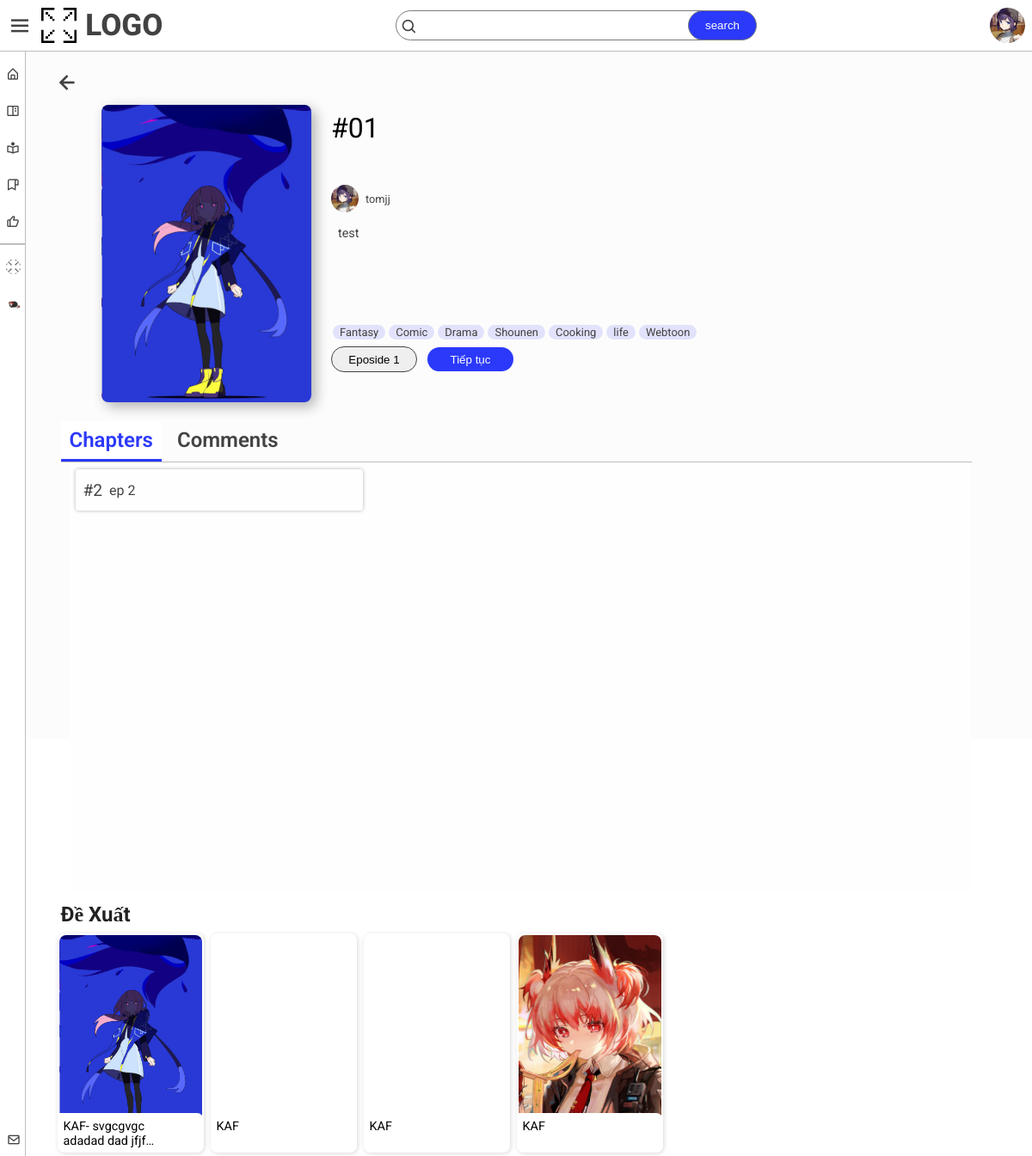
The page /comic/index.php?MaTruyen=2 (signed in) on the database its author committed.
### tables this page shows
CREATE TABLE `tai_khoan` (
  `id` int(11) NOT NULL,
  `Ten` varchar(30) NOT NULL,
  `Email` varchar(40) NOT NULL,
  `MatKhau` varchar(40) NOT NULL,
  `AnhDD` varchar(250) DEFAULT NULL,
  `MaNhomQuyen` char(4) NOT NULL,
  `about` text NOT NULL
);

CREATE TABLE `truyen` (
  `MaTruyen` int(11) NOT NULL,
  `TenTruyen` varchar(30) NOT NULL,
  `AnhBia` varchar(250) NOT NULL,
  `NoiDung` text NOT NULL,
  `id` int(11) NOT NULL,
  `MaTT` char(4) NOT NULL DEFAULT 'tt02',
  `MaCD` char(4) NOT NULL DEFAULT 'cd03',
  `NgayTao` datetime NOT NULL DEFAULT current_timestamp()
);

CREATE TABLE `the_loai` (
  `MaTL` char(4) NOT NULL,
  `TenTL` varchar(30) NOT NULL
);

CREATE TABLE `tap_truyen` (
  `MaTap` int(11) NOT NULL,
  `TenTap` varchar(30) NOT NULL,
  `TapSo` int(11) NOT NULL,
  `LuocXem` int(11) NOT NULL DEFAULT 0,
  `NgayDang` datetime NOT NULL DEFAULT current_timestamp(),
  `MaCD` char(4) NOT NULL DEFAULT 'cd03',
  `MaTruyen` int(11) NOT NULL
);

### comic/index.php (the view, shortened to what this page needs)
<?php
if(isset($_GET['MaTruyen'])) {
    require("../server/comn.php");
    $sql = "SELECT `MaTruyen`, `TenTruyen`, `AnhBia`, `NoiDung`, tai_khoan.id, `MaTT`, `MaCD`, `NgayTao`, tai_khoan.Ten, tai_khoan.AnhDD FROM `truyen`, tai_khoan WHERE tai_khoan.id = truyen.id and truyen.MaTruyen = '".$_GET['MaTruyen']."'";
    $query = mysqli_query($conn, $sql);
    $ComicData = mysqli_fetch_array($query);
    $sql = "SELECT `MaTap`, `TenTap`, `TapSo`, `LuocXem`, `NgayDang`, `MaCD`, `MaTruyen` FROM `tap_truyen` WHERE MaTruyen = '".$_GET['MaTruyen']."' ORDER BY TapSo ASC";
    $query = mysqli_query($conn, $sql);
    while($temp =  mysqli_fetch_array($query)) {
        $Ep[] = $temp;
    }
    $sql = "SELECT the_loai.MaTL, the_loai.TenTL FROM the_loai, tl_truyen WHERE the_loai.MaTL = tl_truyen.MaTL and tl_truyen.MaTruyen = '".$_GET['MaTruyen']."'";
    $query = mysqli_query($conn, $sql);
    while($temp =  mysqli_fetch_array($query)) {
        $tags[] = $temp;
    }
} else {
    header("location: http://localhost/WEBTruynTranh");
}
?>
<!DOCTYPE html>
<html lang="en">
<head>
    <link rel="stylesheet" href="../style.css">
    <link rel="stylesheet" href="../header-nav.css">
    <link rel="stylesheet" href="../item.css">
    <link rel="stylesheet" href="../responsive-index.css">
    <link rel="stylesheet" href="../css/page.css">
    <link rel="stylesheet" href="view.css">
    <link href='https://unpkg.com/boxicons@2.1.4/css/boxicons.min.css' rel='stylesheet'>
</head>
<body>
    <?php
        require("../header-nav.php");
    ?>
    <main>
        <div class="container">
            <div class="back" onclick="history.back()"><i class='bx bx-left-arrow-alt'></i></div>
            <div class="info">
                <div class="img">
                    <img src="<?php echo  getPathImg($ComicData['AnhBia'])?>" alt="">
                </div>
                <div class="text">
                    <div class="name">
                        <?php echo $ComicData['TenTruyen'];?>
                    </div>
                    <a class="author" href="../account/?id= <?php echo  $ComicData['id']?>">
                        <img src="<?php echo  getPathImg($ComicData['AnhDD'])?>" alt="" class="avt">
                        <p class="author-name"><?php echo $ComicData['Ten'];?></p>
                    </a>
                    <div class="content">
                        <?php echo $ComicData['NoiDung'];?>
                    </div>
                    <div class="tags">
                        <ul>
                            <?php
                            if(!empty($tags)) {
                                foreach($tags as $item) {
                                    echo "<li><a href=".">".$item['TenTL']."</a> </li>";
                                }
                            }
                            ?>
                        </ul>
                    </div>
                    <div class="buttons">
                        <button>Eposide 1</button>
                        <button>Tiếp tục</button>
                    </div>
                </div>
                <div class="contaner-page">
                    <div class="page-bar">
                        <ul>
                            <li class="active">Chapters</li>
                            <li>Comments</li>
                        </ul>
                    </div>
                    <div class="page active">
                        <div class="eposide">
                            <ul>
                                <?php
                                if(!empty($Ep)) {
                                    foreach($Ep as $item) {
                                        echo "<li><a href='read?MaTap=".$item['MaTap']."'>
                                        <h3 class='stt'>#".$item['TapSo']."</h3> ".$item['TenTap']."
                                        </a></li>";
                                    }
                                }
                                ?>
                            </ul>
                        </div>
                    </div>
                </div>
            </div>
            <div class="items">
                <h2>Đề Xuất</h2>
                <div class="item">
                    <a href="" class="">
                        <img src="./res/KAF.png" alt="">
                        <div class="text">
                            <div class="name">
                                KAF- svgcgvgc adadad dad jfjf hhdhdhđh
                            </div>
                        </div>
                    </a>
                    <div class="show-overlay">
                    </div>
                </div>
                <div class="item">
                    <a href="" class="">
                        <div class="text">
                            <div class="name">
                                KAF
                            </div>
                        </div>
                    </a>
                    <div class="show-overlay">
                    </div>
                </div>
                <div class="item">
                    <a href="" class="">
                        <div class="text">
                            <div class="name">
                                KAF
                            </div>
                        </div>
                    </a>
                    <div class="show-overlay">
                    </div>
                </div>
                <div class="item">
                    <a href="" class="">
                        <img src="./res/Fiammetta.jfif" alt="">
                        <div class="text">
                            <div class="name">
                                KAF
                            </div>
                        </div>
                    </a>
                    <div class="show-overlay">
                    </div>
                </div>
            </div>
        </div>
    </main>
</body>
</html>

### header-nav.php (shortened to what this page needs)
<?php
require("C:/xampp/htdocs/WEBTruynTranh/server/comn.php");
if (isset($_SESSION['id'])) {
    $userID = $_SESSION['id'];
}
?>
<?php
function getServertPageURL()
{
    $pageURL = 'http';
    $pageURL .= "://";
    if ($_SERVER["SERVER_PORT"] != "80") {
        $pageURL .= $_SERVER["SERVER_NAME"] . ":" . $_SERVER["SERVER_PORT"];
    } else {
        $pageURL .= $_SERVER["SERVER_NAME"];
    }
    return $pageURL;
}
function getPath($path)
{
    return getServertPageURL() . $path;
}
function getPathImg($name)
{
    if ($name == null) {
        return getServertPageURL() . "/WEBTruynTranh/res/web-logo.png";
    } else {
        return getServertPageURL() . "/WEBTruynTranh/res/" . $name;
    }
}
?>
<?php
if (isset($userID)) {
    $sql = "SELECT `Ten`, `AnhDD` FROM `tai_khoan` WHERE id='" . $userID . "'";
    $query = mysqli_query($conn, $sql);
    $userData = mysqli_fetch_array($query);
    $sql = "SELECT  tai_khoan.id, tai_khoan.Ten, tai_khoan.AnhDD FROM `theo_doi`, tai_khoan WHERE theo_doi.NguoiDuocTD = tai_khoan.id and theo_doi.NguoiTD = '" . $userID . "'";
    $query = mysqli_query($conn, $sql);
    $numFollowed = mysqli_num_rows($query);
    if ($numFollowed > 0) {
        while ($temp = mysqli_fetch_array($query)) {
            $followedArr[] = $temp;
        }
    }
} else {
    $unknown = true;
}
?>
<header id="header">
    <div class="logo">
        <div class="nav-button" id="nav-button">
            <i class='bx bx-menu'></i>
        </div>
        <a href="<?php echo getPath('/WEBTruynTranh') ?>" class="logo">
            <div class="logo-img">
                <img src=<?php echo getServertPageURL() . "/WEBTruynTranh/res/web-logo.png" ?> alt="">
            </div>
            <div class="logo-text">
                LOGO
            </div>
        </a>
    </div>
    <div class="search">
        <div class="search-overlay" id="search-overlay">
            <i class='bx bx-left-arrow-alt'></i>
        </div>
        <form  class="search-form" action="<?php echo getServertPageURL() . "/WEBTruynTranh/"; ?>" method="GET" enctype="multipart/form-data">
            <div class="search-icon"><i class='bx bx-search'></i></div>
            <input type="text" name="search" id="" autocomplete="off" value="<?php if (isset($_GET['search'])) {echo $_GET['search'];}?>">
            <input type="submit" onclick="return checkSreachBar()" value="search">
        </form>
    </div>
    <div class="account" <?php if (isset($unknown)) echo "style=\"display: none;\"" ?>>
        <div class="avt">
            <?php
            if ($userData['AnhDD'] == null) {
                echo "<img src=\"" . getServertPageURL() . "/WEBTruynTranh/res/unnamed.webp\" alt=\"\">";
            } else {
                echo "<img src=\"" . getServertPageURL() . "/WEBTruynTranh/res/" . $userData['AnhDD'] . "\" alt=\"\">";
            }
            ?>
        </div>
    </div>
</header>
<nav class="nav active hidden" id="nav">
    <div>
        <ul>
            <li><a href="<?php echo getServertPageURL() . "/WEBTruynTranh/" ?>"><i class='bx bx-home-alt'></i>Trang chủ </a></li>
            <li><a href="<?php echo getServertPageURL() . "/WEBTruynTranh/feed/save" ?>"><i class='bx bx-book-content'></i>Truyện đã lưu</a></li>
            <li><a href=""><i class='bx bx-book-reader' ></i></i>Đã theo dõi</a></li>
            <li><a href=""><i class='bx bx-bookmark-alt'></i></i>Lịch sử</a></li>
            <li><a href=""><i class='bx bx-like'></i>Đã thích</a></li>
        </ul>
        <?php
        if (!isset($unknown)) {
            echo '<h4>Đang Theo dỏi</h4>';
            if (!empty($followedArr)) {
                echo "<ul class=\"show-followed\">";
                foreach ($followedArr as $item) {
                    echo "<li><a href=\"" . getServertPageURL() . "/WEBTruynTranh/account/?id=" . $item['id'] . "\"><img src=\"" . getPathImg($item['AnhDD']) . "\" alt=\"\">" . $item['Ten'] . "</a></li>";
                }
                echo "</ul>";
            }
        }
        ?>
        <div class="contact">
            <a href=""><i class='bx bx-envelope'></i>Liên hệ với chúng tôi</a>
        </div>
    </div>
</nav>

### style.css (style rules this page uses)
:root { --body-color: #ffffff; --sidebar-color: #FFF; --primary-color: #695CFE; --primary-color-light: #F6F5FF; --toggle-color: #DDD; --text-color: #424242; --header-color: #ffffff; --nav-color: #ffffff; --nav-font-color: #f5f0f0; --hover-overlay: rgba(5, 71, 203, 0.2); --header-height: 60px; --account--br-color: rgba(5, 71, 203, 0.2); --account--br-color--hover: rgba(5, 71, 203, 0.5); --search-button-color: rgb(43, 57, 250); --button-honver-color: #0d45a5; --button-hover-color: #0d45a5; --br-item-color: rgb(255, 255, 255); --item-color: #000; --primary-border: 1px solid rgb(190, 190, 190); --tran-02: all 0.2s ease; --tran-03: all 0.3s ease; --tran-04: all 0.4s ease; --tran-05: all 0.5s ease; }
* { padding: 0; margin: 0; box-sizing: border-box; }
body { position: relative; font-family: roboto; height: 100vh; background: var(--body-color); }
main { position: relative; top: var(--header-height); width: 100%; display: flex; flex-wrap: wrap; justify-content: center; background-color: rgb(252, 252, 252); }

### item.css (style rules this page uses)
.container { position: relative; width: 100%; height: auto; display: flex; flex-wrap: wrap; justify-content: start; padding-top: 20px; margin-left: 0px; margin-right: 0px; }
.container h2 { width: 100%; padding: 4px; }
.items { position: relative; width: 100%; height: auto; display: flex; flex-wrap: wrap; justify-content: start; }
.items h2 { width: 100%; padding-left: 8px; color: #222; }
.item { margin: 4px; position: relative; display: block; width: 150px; height: 225px; border-radius: 8px; background-color: var(--br-item-color); justify-items: center; box-shadow: 1px 1px 5px rgba(56, 55, 55, 0.2); font-size: 16px; overflow: hidden; }
.item a { color: var(--text-color); width: 100%; height: 100%; display: flex; flex-direction: column; align-items: center; padding: 2px; text-decoration: none; overflow: hidden; }
.item a img { margin-top: 0px; width: 100%; max-height: 100%; border-radius: 8px; }
.item a .text { position: absolute; width: 100%; height: 100%; padding: 7px; bottom: 0; left: 0; display: flex; flex-direction: column; justify-content: start; z-index: 3; color: var(--item-color); border-top-right-radius: 8px; background-color: white; transition: var(--tran-04); transform: translateY(79%); }
.item a .text .name { font-size: 0.9em; display: -webkit-box; -webkit-line-clamp: 2; -webkit-box-orient: vertical; height: 2.5em; width: 90%; overflow: hidden; text-overflow: ellipsis; }
.show-overlay { position: absolute; width: 100%; height: 22%; border-top-right-radius: 8px; border: 1px solid rgba(255, 255, 255, 0); margin-right: 1px; font-size: 1.4em; bottom: -1px; right: 0; z-index: 4; transition: var(--tran-04); transform: translateX(-350px); display: flex; justify-content: center; align-items: center; color: white; transform: translateX(0px); }
@media only screen and (min-width: 768px) { .show-overlay { width: 0px; height: 90%; background-color: #ffffff00; z-index: -1; } }

### responsive-index.css (style rules this page uses)
@media only screen and (max-width: 1450px) { .item { width: 180px; height: 270px; font-size: 18px; } }
@media only screen and (max-width: 1450px) { .container { max-width: 1130px; } }
@media only screen and (max-width: 1450px) { .item a .text { transform: translateY(82%); } }
@media only screen and (max-width: 1200px) { .item { width: 170px; height: 255px; font-size: 16px; } }
@media only screen and (max-width: 1200px) { .container { max-width: 1075px; } }
@media only screen and (max-width: 1200px) { .item a .text { transform: translateY(82%); } }

### css/page.css (style rules this page uses)
.contaner-page { margin-top: 20px; width: 100%; }
.contaner-page .page-bar { width: 100%; height: 48px; border-bottom: var(--primary-border); }
.contaner-page .page-bar ul { display: flex; list-style: none; }
.contaner-page .page-bar ul li { margin-right: 0; padding: 8px 10px; margin-right: 8px; font-size: 1.5rem; cursor: pointer; font-weight: 600; transition: 0.3s; }
.contaner-page .page-bar ul li.active { color: var(--search-button-color); border-bottom: 3px solid var(--search-button-color); background-color: #fff; }
.contaner-page .page { position: relative; display: none; width: 100%; height: 500px; }
.contaner-page .page.active { position: relative; display: block; width: 100%; height: 500px; }

### rows shown on the page
tai_khoan: AnhDD (picture)
tai_khoan: shows a picture
tai_khoan: AnhDD (picture)
truyen: AnhBia (picture), TenTruyen "#01", id.AnhDD (picture), id.Ten "tomjj", NoiDung "test"
the_loai: TenTL "Fantasy"
the_loai: TenTL "Comic"
the_loai: TenTL "Drama"
the_loai: TenTL "Shounen"
the_loai: TenTL "Cooking"
the_loai: TenTL "life"
the_loai: TenTL "Webtoon"
tap_truyen: TapSo "2", TenTap "ep 2"
